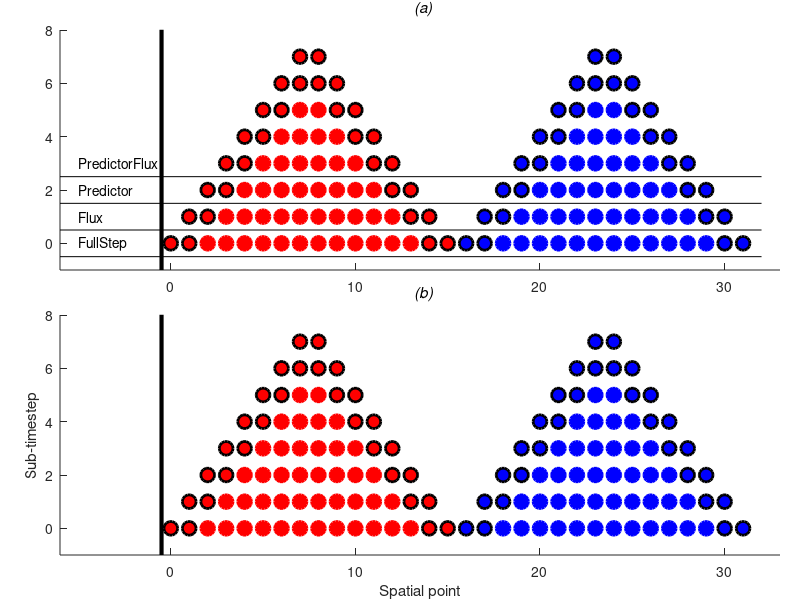

This figure's MATLAB source: (Note: this script raises an error after producing the figure.)
clear
clc
close all

%Full Triangle with tier type.  Problem with full triangle, folding.
%Solution, cut out flux parts.  Proceed as before.
%Triangle to flat and back.  Maybe use numbers.

tpb = 16;
clr = {'r','b'};
index = 1:tpb;
pos_top = [.075, .55, .9, .4];
pos_bottom = [.075, .075, .9, .4];

ax_top = subplot('position',pos_top);
ax_bottom = subplot('position',pos_bottom);

for k = 1:tpb/2
    for n = 1:2
        for a = k:(tpb+1)-k
            subplot(ax_top)
            hold on
            g = a+(n-1)*tpb-1;
            h = plot(g,k-1,strcat('o',clr{n}),'MarkerFaceColor',clr{n},'LineWidth',2,'MarkerSize',10);
            if a<(k+2) || a>(tpb-(k+1))
                set(h,'MarkerEdgeColor','k')
            end
        
            subplot(ax_bottom)
            hold on
            g = a+(n-1)*tpb-1;
            h = plot(g,k-1,strcat('o',clr{n}),'MarkerFaceColor',clr{n},'LineWidth',2,'MarkerSize',10);
            if a<(k+2) || a>(tpb-(k+1))
                set(h,'MarkerEdgeColor','k')
            end
        end
    end
end

subplot(ax_top)
text(-5,0,'FullStep')
text(-5,1,'Flux')
text(-5,2,'Predictor')
text(-5,3,'PredictorFlux')
xlim([-6,2*tpb+1])
ylim([-1,.5*tpb])
plot([-.5,-.5],[-1,2*tpb],'k','Linewidth',3)
title(sprintf('Second order swept scheme with flux\n%-s','\rm \it (a)'))
for k = 0:3
    plot([-6,2*tpb],[k-.5,k-.5],'k')
end
subplot(ax_bottom)
xlim([-6,2*tpb+1])
ylim([-1,.5*tpb])
plot([-.5,-.5],[-1,2*tpb],'k','Linewidth',3)
title('\rm \it (b)')
xlabel('Spatial point')
ylabel('Sub-timestep')
x1 = [2,3,12,13,6:9];
y = [0,0,0,0,4,4,4,4];
hold on
plot(x1,y,'Xk','Markersize',15,'Linewidth',5)
x2 = x1 + 2*(15-x1) +1; 
plot(x2,y,'Xk','Markersize',15,'Linewidth',5)
% % some data with an awkward axis
%      plot(30:40,rand(1,11));
% % create a text annotation
%      ah=annotation('textbox');
% % ...and position it on the current axis
%      set(ah,'parent',gca);
%      set(ah,'position',[31 .1 3 .2]);

figure(2)
ax_top = subplot('position',pos_top);
ax_bottom = subplot('position',pos_bottom);


for k = 1:tpb/4
    for n = 1:2
        for a = 2*(k-1):((tpb-1)-2*(k-1))
            subplot(ax_top)
            hold on
            g = a+(n-1)*(tpb);
            h = plot(g,k-1,strcat('o',clr{n}),'MarkerFaceColor',clr{n},'LineWidth',2,'MarkerSize',10);
            if a<(2*(k-1)+4) || a>((tpb-1)-2*(k-1)-4)
                set(h,'MarkerEdgeColor','k')
            end
            subplot(ax_bottom)
            hold on
            g = a+(n-1)*(tpb);
            if a<(2*(k-1)+4) || a>((tpb-1)-2*(k-1)-4)
                h = plot(g,k-1,strcat('o',clr{n}),'MarkerFaceColor',clr{n},'LineWidth',2,'MarkerSize',10);
                set(h,'MarkerEdgeColor','k')
            end
        end
    end
end

base = tpb + 2;
ht = base/2;
ht2 = tpb/2;
circ = [4:11,20:27];
hold on
c = 1;
y = 1:4;
for k = ht2:-2:1
    for n = 1:2
        for a = k-1:(base-k)
            g = mod((a+(n-1)* tpb-1)-ht2,2*tpb);
            h = plot(g,y(c),strcat('o',clr{n}),'MarkerFaceColor',clr{n},'LineWidth',2,'MarkerSize',10);
            if k == 2 && sum(g == circ)> 0
                set(h,'MarkerEdgeColor','k')
            end
        end
    end
    c = c+1;
end

subplot(ax_top)
xlim([-1,2*tpb-.5])
ylim([-1,.5*tpb])
title('\rm \it (a)')

subplot(ax_bottom)
xlim([-1,2*tpb-.5])
ylim([-1,.5*tpb])

title('\rm \it (b)')
xlabel('Spatial point')
ylabel('Sub-timestep')
y = 5:8;
c = 1;
for k = 2:tpb/4
    for n = 1:2
        for a = 2*(k-1):((tpb-1)-2*(k-1))
            g = mod((a+(n-1)* tpb-1)-ht2+1,2*tpb);
            h = plot(g,y(c),strcat('o',clr{n}),'MarkerFaceColor',clr{n},'LineWidth',2,'MarkerSize',10);
            if a<(2*(k-1)+4) || a>((tpb-1)-2*(k-1)-4)
                set(h,'MarkerEdgeColor','k')
            end
        end
    end
    c = c+1;
end
